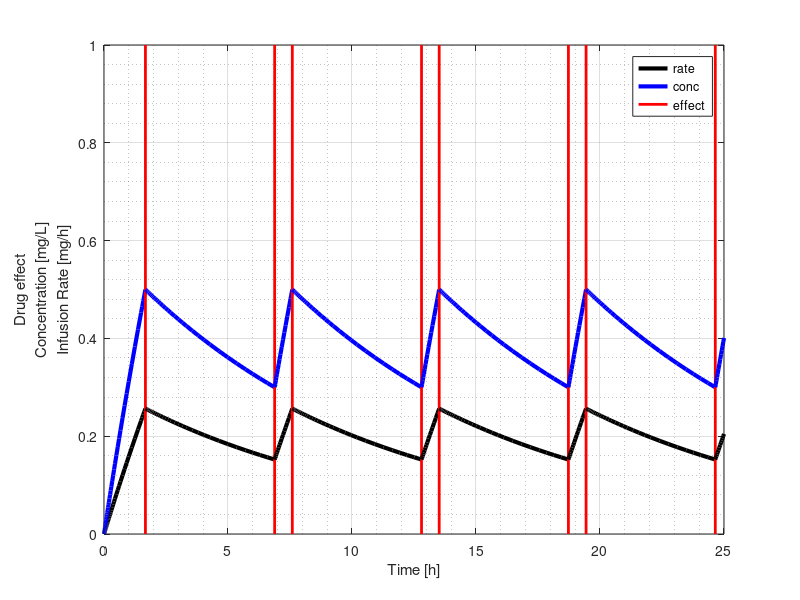

Recreate this plot in MATLAB.
function emaxevent()

% 2-compartiment model with stat events. Plasma concentration is kept
% within a given range by infusion rate: if drug concentration achieves
% macimum then decrease infusion; if minimum - infusion in increased.


% PK parameters
p.Rate = 1.0; % infusion rate
p.V = 6; % volume of distribution
p.k = 0.1; % elimination rate
p.Emax = 20; % max effect (hill equation)
p.E50 = 10; % concentration linked to 50% max effect

options = odeset('Events', @fevents);

% initial values
tspan = [0 150]; % max time domain
c0 = 0; % initial value for the dependent variable
ie = 99; % avid empty events vector

while ~isempty(ie)
    % Call ode solver
    [t, c, te, ye, ie] = ode45(@derivatives, tspan, c0, options, p);
    % generate plot
    plot(t, c(:,1), '-', 'Color', 'k', 'LineWidth', 3)
    hold on;
    plot(t, hillEffect(c(:,1), 0, p.Emax, p.E50, 1), 'Color', 'b', 'LineWidth', 3)
    
    tspan = [te(end) 500];
    c0 = ye(end,1);
    R1 = p.Rate;
    % check if an event is detected
    switch ie(end)
        case 1 % drug effect E has increased to 2 - stop infusion
            p.Rate = 0;
        case 2 % drug effect E has decreated to 1 - restart infusion
            p.Rate = 1;
        case 3
            ie = []; % end of simulation - no more events
    end

    R2 = p.Rate;
    plot([t(end) t(end)], [R1 R2], 'Color', 'r', 'LineWidth',2)
    
end

grid minor;
grid on;
title('')
xlabel('Time [h]');
ylabel({'Drug effect', 'Concentration [mg/L]', 'Infusion Rate [mg/h]'});
legend('rate', 'conc', 'effect')

%save plot
print('-r900', '-dtiff', 'emaxevent')
end

function dcdt = derivatives(~,c,p)
% model

dcdt = p.Rate/p.V - p.k*c(1);
end

function [value, isterminal, direction] = fevents(t,y,p)
% fevents specify events for ode model.

% event 1
% % drug effect has increased to the upper limit
value(1,1) = hillEffect(y(1), 0, p.Emax, p.E50, 1) - 0.5;
isterminal(1,1) = 1; % stop the integrator
direction(1,1) = 1; % positive direction only

% event 2
% drug effect E has decreased to the lower limit
value(2,1) = hillEffect(y(1), 0, p.Emax, p.E50, 1) - 0.3; % end of observation
isterminal(2,1) = 1; % stop the integrator
direction(2,1) = -1; % positiive direction only

% event 3
% end of time integration
value(3,1) = t - 25; % detect concentration = max while growing
isterminal(3,1) = 1; % stop the integrator
direction(3,1) = 1; % positiive direction only
end

function E = hillEffect(c, E0, Emax, EC50, n)
    E = E0 + Emax.*c.^n./(EC50.^n+c.^n);
end